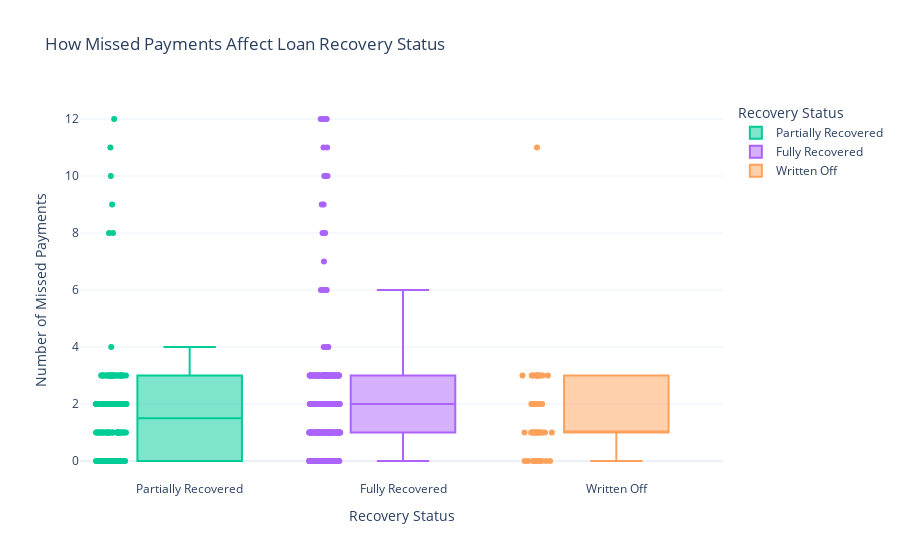

Notebook code for this chart:
### Markdown cell above
## **Let’s dive into missed payments in detail by analyzing how missed payments affect loan recovery:**

### Code cell
fig = px.box(df, x="Recovery_Status", y="Num_Missed_Payments",
             title="How Missed Payments Affect Loan Recovery Status",
             labels={"Recovery_Status": "Recovery Status", "Num_Missed_Payments": "Number of Missed Payments"},
             color="Recovery_Status",
             color_discrete_map={"Recovered": "green", "Not Recovered": "red"},
             points="all")

fig.update_layout(
    xaxis_title="Recovery Status",
    yaxis_title="Number of Missed Payments",
    template="plotly_white"
)

fig.show()

### Figure 1 — Plotly figure (JSON) as saved in the notebook; plotly's stock layout.template omitted (floating-point values rounded to 4 significant figures; data arrays with more than 128 entries replaced by an {"elided": "..."} marker saying what was removed)
{"data": [{"alignmentgroup": "True", "boxpoints": "all", "hovertemplate": "Recovery Status=%{x}<br>Number of Missed Payments=%{y}<extra></extra>", "legendgroup": "Partially Recovered", "marker": {"color": "#00cc96"}, "name": "Partially Recovered", "notched": false, "offsetgroup": "Partially Recovered", "orientation": "v", "showlegend": true, "type": "box", "x": {"elided": "154 str values"}, "x0": " ", "xaxis": "x", "y": {"elided": "154 int values"}, "y0": " ", "yaxis": "y"}, {"alignmentgroup": "True", "boxpoints": "all", "hovertemplate": "Recovery Status=%{x}<br>Number of Missed Payments=%{y}<extra></extra>", "legendgroup": "Fully Recovered", "marker": {"color": "#ab63fa"}, "name": "Fully Recovered", "notched": false, "offsetgroup": "Fully Recovered", "orientation": "v", "showlegend": true, "type": "box", "x": {"elided": "296 str values"}, "x0": " ", "xaxis": "x", "y": {"elided": "296 int values"}, "y0": " ", "yaxis": "y"}, {"alignmentgroup": "True", "boxpoints": "all", "hovertemplate": "Recovery Status=%{x}<br>Number of Missed Payments=%{y}<extra></extra>", "legendgroup": "Written Off", "marker": {"color": "#FFA15A"}, "name": "Written Off", "notched": false, "offsetgroup": "Written Off", "orientation": "v", "showlegend": true, "type": "box", "x": ["Written Off", "Written Off", "Written Off", "Written Off", "Written Off", "Written Off", "Written Off", "Written Off", "Written Off", "Written Off", "Written Off", "Written Off", "Written Off", "Written Off", "Written Off", "Written Off", "Written Off", "Written Off", "Written Off", "Written Off", "Written Off", "Written Off", "Written Off", "Written Off", "Written Off", "Written Off", "Written Off", "Written Off", "Written Off", "Written Off", "Written Off", "Written Off", "Written Off", "Written Off", "Written Off", "Written Off", "Written Off", "Written Off", "Written Off", "Written Off", "Written Off", "Written Off", "Written Off", "Written Off", "Written Off", "Written Off", "Written Off", "Written Off", "Written Off", "Written Off"], "x0": " ", "xaxis": "x", "y": [1, 0, 3, 1, 0, 3, 3, 1, 1, 0, 1, 0, 3, 3, 0, 3, 0, 3, 3, 3, 1, 1, 2, 11, 2, 1, 0, 2, 1, 2, 2, 0, 3, 1, 1, 1, 3, 0, 2, 1, 3, 2, 3, 2, 1, 0, 1, 1, 3, 1], "y0": " ", "yaxis": "y"}], "layout": {"boxmode": "overlay", "legend": {"title": {"text": "Recovery Status"}, "tracegroupgap": 0}, "title": {"text": "How Missed Payments Affect Loan Recovery Status"}, "xaxis": {"anchor": "y", "categoryarray": ["Partially Recovered", "Fully Recovered", "Written Off"], "categoryorder": "array", "domain": [0, 1], "title": {"text": "Recovery Status"}}, "yaxis": {"anchor": "x", "domain": [0, 1], "title": {"text": "Number of Missed Payments"}}}}
